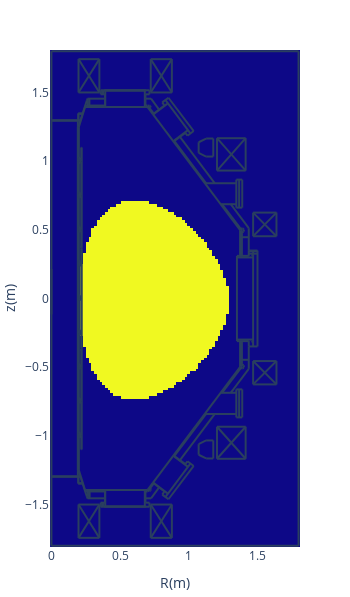

The cell this chart's notebook holds for it:
### Code cell
# domain
pl.d_heatmap(cond['domain'])

### Figure 1 — Plotly figure (JSON) as saved in the notebook; plotly's stock layout.template omitted (floating-point values rounded to 4 significant figures; data arrays with more than 128 entries replaced by an {"elided": "..."} marker saying what was removed)
{"data": [{"dx": 0.02, "dy": 0.02, "showscale": false, "type": "heatmap", "x0": 0, "y0": -1.8, "z": {"elided": "181x91 int values"}}], "layout": {"height": 597.3, "margin": {"autoexpand": false, "b": 50, "l": 50, "r": 50, "t": 50}, "shapes": [{"type": "line", "x0": 0.2652, "x1": 0.2652, "y0": -1.406, "y1": -1.455}, {"type": "line", "x0": 0.2766, "x1": 0.2766, "y0": -1.406, "y1": -1.455}, {"type": "line", "x0": 0.1927, "x1": 0.1927, "y0": -1.299, "y1": 1.299}, {"type": "line", "x0": 0.1927, "x1": 0.1927, "y0": -1.249, "y1": 1.249}, {"type": "line", "x0": 0.195, "x1": 0.195, "y0": -1.251, "y1": 1.249}, {"type": "line", "x0": 0.1995, "x1": 0.1995, "y0": -1.249, "y1": 1.249}, {"type": "line", "x0": 1.376, "x1": 0.7005, "y0": 0.4965, "y1": 1.394}, {"type": "line", "x0": 0.2199, "x1": 0.2199, "y0": 0.3695, "y1": 1.099}, {"type": "line", "x0": 0.2176, "x1": 0.2176, "y0": 0.3695, "y1": 1.099}, {"type": "line", "x0": 1.376, "x1": 0.7005, "y0": -0.4965, "y1": -1.394}, {"type": "line", "x0": 0.2176, "x1": 0.2176, "y0": -0.3695, "y1": -1.099}, {"type": "line", "x0": 0.2199, "x1": 0.2199, "y0": -0.3695, "y1": -1.099}, {"type": "line", "x0": 0.1995, "x1": 0.2448, "y0": -1.249, "y1": -1.394}, {"type": "line", "x0": 0.1972, "x1": 0.1972, "y0": -1.299, "y1": -1.344}, {"type": "line", "x0": 0.195, "x1": 0.195, "y0": -1.299, "y1": -1.349}, {"type": "line", "x0": 0.195, "x1": 0.229, "y0": -1.349, "y1": -1.349}, {"type": "line", "x0": 0.195, "x1": 0.2267, "y0": -1.344, "y1": -1.344}, {"type": "line", "x0": 0.1995, "x1": 0.1995, "y0": -0.9975, "y1": -0.9748}, {"type": "line", "x0": 0.2086, "x1": 0.2086, "y0": -1.009, "y1": -0.9907}, {"type": "line", "x0": 0.2086, "x1": 0.2086, "y0": -1.009, "y1": -0.9929}, {"type": "line", "x0": 0.2063, "x1": 0.2063, "y0": -1.011, "y1": -0.9748}, {"type": "line", "x0": 0, "x1": 0.2108, "y0": -1.294, "y1": -1.294}, {"type": "line", "x0": 0, "x1": 0.2131, "y0": -1.299, "y1": -1.299}, {"type": "line", "x0": 0.1995, "x1": 0.1995, "y0": -1.011, "y1": -1.002}, {"type": "line", "x0": 0.2063, "x1": 0.2086, "y0": -1.007, "y1": -1.007}, {"type": "line", "x0": 0.2086, "x1": 0.2086, "y0": -1.004, "y1": -1.004}, {"type": "line", "x0": 0.2086, "x1": 0.2176, "y0": -1.009, "y1": -1.009}, {"type": "line", "x0": 0.1995, "x1": 0.2063, "y0": -1.011, "y1": -1.011}, {"type": "line", "x0": 0.2199, "x1": 0.2176, "y0": -1.099, "y1": -1.099}, {"type": "line", "x0": 0.2063, "x1": 0.2086, "y0": -0.9929, "y1": -0.9929}, {"type": "line", "x0": 0.2086, "x1": 0.2086, "y0": -0.9975, "y1": -0.9975}, {"type": "line", "x0": 0.2086, "x1": 0.2176, "y0": -0.9929, "y1": -0.9929}, {"type": "line", "x0": 0.2086, "x1": 0.2176, "y0": -0.9907, "y1": -0.9907}, {"type": "line", "x0": 0.1995, "x1": 0.2063, "y0": -0.9748, "y1": -0.9748}, {"type": "line", "x0": 0.2086, "x1": 0.2176, "y0": -0.7594, "y1": -0.7594}, {"type": "line", "x0": 0.1995, "x1": 0.2063, "y0": -0.7617, "y1": -0.7617}, {"type": "line", "x0": 0.2086, "x1": 0.2086, "y0": -0.7594, "y1": -0.7413}, {"type": "line", "x0": 0.2086, "x1": 0.2086, "y0": -0.7594, "y1": -0.739}, {"type": "line", "x0": 0.1995, "x1": 0.1995, "y0": -0.7617, "y1": -0.7526}, {"type": "line", "x0": 0.2063, "x1": 0.2063, "y0": -0.7617, "y1": -0.7254}, {"type": "line", "x0": 0.1995, "x1": 0.2063, "y0": -0.7254, "y1": -0.7254}, {"type": "line", "x0": 0.2086, "x1": 0.2176, "y0": -0.739, "y1": -0.739}, {"type": "line", "x0": 0.2086, "x1": 0.2176, "y0": -0.7413, "y1": -0.7413}, {"type": "line", "x0": 0.2086, "x1": 0.2086, "y0": -0.7526, "y1": -0.7526}, {"type": "line", "x0": 0.2063, "x1": 0.2086, "y0": -0.7572, "y1": -0.7572}, {"type": "line", "x0": 0.2086, "x1": 0.2086, "y0": -0.7458, "y1": -0.7458}, {"type": "line", "x0": 0.2063, "x1": 0.2086, "y0": -0.7436, "y1": -0.7436}, {"type": "line", "x0": 0.1995, "x1": 0.1995, "y0": -0.7481, "y1": -0.7254}, {"type": "line", "x0": 0.3582, "x1": 0.7141, "y0": -1.517, "y1": -1.517}, {"type": "line", "x0": 0.3854, "x1": 0.6869, "y0": -1.514, "y1": -1.514}, {"type": "line", "x0": 0.3854, "x1": 0.6869, "y0": -1.514, "y1": -1.514}, {"type": "line", "x0": 0.2426, "x1": 0.7096, "y0": -1.394, "y1": -1.394}, {"type": "line", "x0": 0.3922, "x1": 0.3922, "y0": -1.514, "y1": -1.394}, {"type": "line", "x0": 0.3582, "x1": 0.3582, "y0": -1.517, "y1": -1.487}, {"type": "line", "x0": 0.3786, "x1": 0.3786, "y0": -1.517, "y1": -1.487}, {"type": "line", "x0": 0.3695, "x1": 0.3695, "y0": -1.517, "y1": -1.487}, {"type": "line", "x0": 0.3831, "x1": 0.3831, "y0": -1.517, "y1": -1.512}, {"type": "line", "x0": 0.3831, "x1": 0.3854, "y0": -1.512, "y1": -1.514}, {"type": "line", "x0": 0.3854, "x1": 0.3854, "y0": -1.514, "y1": -1.514}, {"type": "line", "x0": 0.3899, "x1": 0.263, "y0": -1.455, "y1": -1.455}, {"type": "line", "x0": 0.3582, "x1": 0.3899, "y0": -1.487, "y1": -1.487}, {"type": "line", "x0": 0.2471, "x1": 0.3899, "y0": -1.406, "y1": -1.406}, {"type": "line", "x0": 0.2766, "x1": 0.2766, "y0": -1.455, "y1": -1.406}, {"type": "line", "x0": 0.2652, "x1": 0.2652, "y0": -1.455, "y1": -1.406}, {"type": "line", "x0": 0.2584, "x1": 0.263, "y0": -1.444, "y1": -1.455}, {"type": "line", "x0": 0.2426, "x1": 0.2448, "y0": -1.394, "y1": -1.392}, {"type": "line", "x0": 0.3899, "x1": 0.3899, "y0": -1.487, "y1": -1.394}, {"type": "line", "x0": 0.6801, "x1": 0.6801, "y0": -1.514, "y1": -1.394}, {"type": "line", "x0": 0.7141, "x1": 0.7141, "y0": -1.517, "y1": -1.487}, {"type": "line", "x0": 0.6914, "x1": 0.6914, "y0": -1.517, "y1": -1.512}, {"type": "line", "x0": 0.6914, "x1": 0.6869, "y0": -1.512, "y1": -1.514}, {"type": "line", "x0": 0.6869, "x1": 0.6869, "y0": -1.514, "y1": -1.514}, {"type": "line", "x0": 0.6846, "x1": 0.6846, "y0": -1.487, "y1": -1.394}, {"type": "line", "x0": 0.6846, "x1": 0.7141, "y0": -1.487, "y1": -1.487}, {"type": "line", "x0": 0.7254, "x1": 0.6846, "y0": -1.455, "y1": -1.455}, {"type": "line", "x0": 0.7118, "x1": 0.705, "y0": -1.392, "y1": -1.387}, {"type": "line", "x0": 0.7055, "x1": 0.715, "y0": -1.4, "y1": -1.402}, {"type": "line", "x0": 0.715, "x1": 0.7223, "y0": -1.402, "y1": -1.397}, {"type": "line", "x0": 0.7223, "x1": 0.7248, "y0": -1.397, "y1": -1.389}, {"type": "line", "x0": 0.7248, "x1": 0.7198, "y0": -1.389, "y1": -1.381}, {"type": "line", "x0": 0.6846, "x1": 0.7005, "y0": -1.406, "y1": -1.406}, {"type": "line", "x0": 0.2199, "x1": 0.2199, "y0": -0.3627, "y1": 0.3627}, {"type": "line", "x0": 0.2176, "x1": 0.2176, "y0": -0.3627, "y1": 0.3627}, {"type": "line", "x0": 0.1995, "x1": 0.1995, "y0": -0.4965, "y1": -0.4761}, {"type": "line", "x0": 0.2063, "x1": 0.2063, "y0": -0.5123, "y1": -0.4761}, {"type": "line", "x0": 0.1995, "x1": 0.1995, "y0": -0.5123, "y1": -0.5033}, {"type": "line", "x0": 0.2086, "x1": 0.2086, "y0": -0.5101, "y1": -0.4897}, {"type": "line", "x0": 0.2086, "x1": 0.2086, "y0": -0.5101, "y1": -0.4919}, {"type": "line", "x0": 0.2086, "x1": 0.2176, "y0": -0.5101, "y1": -0.5101}, {"type": "line", "x0": 0.2063, "x1": 0.2086, "y0": -0.4942, "y1": -0.4942}, {"type": "line", "x0": 0.2086, "x1": 0.2086, "y0": -0.4965, "y1": -0.4965}, {"type": "line", "x0": 0.2063, "x1": 0.2086, "y0": -0.5055, "y1": -0.5055}, {"type": "line", "x0": 0.2086, "x1": 0.2086, "y0": -0.5033, "y1": -0.5033}, {"type": "line", "x0": 0.2086, "x1": 0.2176, "y0": -0.4919, "y1": -0.4919}, {"type": "line", "x0": 0.2086, "x1": 0.2176, "y0": -0.4897, "y1": -0.4897}, {"type": "line", "x0": 0.1995, "x1": 0.2063, "y0": -0.5123, "y1": -0.5123}, {"type": "line", "x0": 0.1995, "x1": 0.2063, "y0": -0.4761, "y1": -0.4761}, {"type": "line", "x0": 0.2154, "x1": 0.2176, "y0": -0.365, "y1": -0.3627}, {"type": "line", "x0": 0.2206, "x1": 0.2218, "y0": -0.3642, "y1": -0.3614}, {"type": "line", "x0": 0.2199, "x1": 0.2176, "y0": -0.3695, "y1": -0.3695}, {"type": "line", "x0": 0.2176, "x1": 0.2154, "y0": -0.3786, "y1": -0.3786}, {"type": "line", "x0": 0.2154, "x1": 0.2154, "y0": -0.3786, "y1": -0.3695}, {"type": "line", "x0": 0.2176, "x1": 0.2176, "y0": -0.3786, "y1": -0.3695}, {"type": "line", "x0": 0.2169, "x1": 0.2157, "y0": -0.365, "y1": -0.3678}, {"type": "line", "x0": 0.2183, "x1": 0.2177, "y0": -0.3664, "y1": -0.3678}, {"type": "line", "x0": 0.2176, "x1": 0.2199, "y0": -0.3673, "y1": -0.365}, {"type": "line", "x0": 0.2192, "x1": 0.2197, "y0": -0.3628, "y1": -0.3614}, {"type": "line", "x0": 0.1995, "x1": 0.1995, "y0": -0.263, "y1": -0.2516}, {"type": "line", "x0": 0.2063, "x1": 0.2063, "y0": -0.263, "y1": -0.2267}, {"type": "line", "x0": 0.2086, "x1": 0.2086, "y0": -0.2607, "y1": -0.2426}, {"type": "line", "x0": 0.2086, "x1": 0.2086, "y0": -0.2607, "y1": -0.2403}, {"type": "line", "x0": 0.2086, "x1": 0.2176, "y0": -0.2607, "y1": -0.2607}, {"type": "line", "x0": 0.2086, "x1": 0.2086, "y0": -0.2539, "y1": -0.2539}, {"type": "line", "x0": 0.2063, "x1": 0.2086, "y0": -0.2562, "y1": -0.2562}, {"type": "line", "x0": 0.1995, "x1": 0.2063, "y0": -0.263, "y1": -0.263}, {"type": "line", "x0": 0.1995, "x1": 0.1995, "y0": -0.2471, "y1": -0.2267}, {"type": "line", "x0": 0.2086, "x1": 0.2176, "y0": -0.2403, "y1": -0.2403}, {"type": "line", "x0": 0.2086, "x1": 0.2176, "y0": -0.2426, "y1": -0.2426}, {"type": "line", "x0": 0.2086, "x1": 0.2086, "y0": -0.2471, "y1": -0.2471}, {"type": "line", "x0": 0.2063, "x1": 0.2086, "y0": -0.2426, "y1": -0.2426}, {"type": "line", "x0": 0.1995, "x1": 0.2063, "y0": -0.2267, "y1": -0.2267}, {"type": "line", "x0": 0.1995, "x1": 0.2063, "y0": -0.01133, "y1": -0.01133}, {"type": "line", "x0": 0.1995, "x1": 0.2063, "y0": 0.02494, "y1": 0.02494}, {"type": "line", "x0": 0.1995, "x1": 0.1995, "y0": -0.01133, "y1": -0.002267}, {"type": "line", "x0": 0.1995, "x1": 0.1995, "y0": 0.002267, "y1": 0.02494}, {"type": "line", "x0": 0.2063, "x1": 0.2063, "y0": -0.01133, "y1": 0.02494}, {"type": "line", "x0": 0.2086, "x1": 0.2086, "y0": -0.009068, "y1": 0.006801}, {"type": "line", "x0": 0.2086, "x1": 0.2086, "y0": -0.009068, "y1": 0.009068}, {"type": "line", "x0": 0.2086, "x1": 0.2176, "y0": -0.009068, "y1": -0.009068}, {"type": "line", "x0": 0.2086, "x1": 0.2086, "y0": -0.004534, "y1": -0.004534}, {"type": "line", "x0": 0.2063, "x1": 0.2086, "y0": -0.006801, "y1": -0.006801}, {"type": "line", "x0": 0.2086, "x1": 0.2176, "y0": 0.009068, "y1": 0.009068}, {"type": "line", "x0": 0.2086, "x1": 0.2176, "y0": 0.006801, "y1": 0.006801}, {"type": "line", "x0": 0.2086, "x1": 0.2086, "y0": 0.002267, "y1": 0.002267}, {"type": "line", "x0": 0.2063, "x1": 0.2086, "y0": 0.006801, "y1": 0.006801}, {"type": "line", "x0": 0.2176, "x1": 0.2176, "y0": 0.3786, "y1": 0.3695}, {"type": "line", "x0": 0.2154, "x1": 0.2154, "y0": 0.3786, "y1": 0.3695}, {"type": "line", "x0": 0.1995, "x1": 0.1995, "y0": 0.2516, "y1": 0.2743}, {"type": "line", "x0": 0.2063, "x1": 0.2063, "y0": 0.238, "y1": 0.2743}, {"type": "line", "x0": 0.2086, "x1": 0.2086, "y0": 0.2403, "y1": 0.2607}, {"type": "line", "x0": 0.1995, "x1": 0.2063, "y0": 0.238, "y1": 0.238}, {"type": "line", "x0": 0.1995, "x1": 0.1995, "y0": 0.238, "y1": 0.2471}, {"type": "line", "x0": 0.2063, "x1": 0.2086, "y0": 0.2562, "y1": 0.2562}, {"type": "line", "x0": 0.2086, "x1": 0.2086, "y0": 0.2539, "y1": 0.2539}, {"type": "line", "x0": 0.2086, "x1": 0.2176, "y0": 0.2584, "y1": 0.2584}, {"type": "line", "x0": 0.2063, "x1": 0.2086, "y0": 0.2426, "y1": 0.2426}, {"type": "line", "x0": 0.2086, "x1": 0.2086, "y0": 0.2471, "y1": 0.2471}, {"type": "line", "x0": 0.2086, "x1": 0.2176, "y0": 0.2403, "y1": 0.2403}, {"type": "line", "x0": 0.2086, "x1": 0.2086, "y0": 0.2403, "y1": 0.2584}, {"type": "line", "x0": 0.2086, "x1": 0.2176, "y0": 0.2607, "y1": 0.2607}, {"type": "line", "x0": 0.1995, "x1": 0.2063, "y0": 0.2743, "y1": 0.2743}, {"type": "line", "x0": 0.2177, "x1": 0.2183, "y0": 0.3696, "y1": 0.3682}, {"type": "line", "x0": 0.2157, "x1": 0.2169, "y0": 0.3696, "y1": 0.3668}, {"type": "line", "x0": 0.2176, "x1": 0.2199, "y0": 0.3673, "y1": 0.365}, {"type": "line", "x0": 0.2218, "x1": 0.2206, "y0": 0.3632, "y1": 0.366}, {"type": "line", "x0": 0.2154, "x1": 0.2176, "y0": 0.365, "y1": 0.3627}, {"type": "line", "x0": 0.2197, "x1": 0.2192, "y0": 0.3632, "y1": 0.3646}, {"type": "line", "x0": 0.2199, "x1": 0.2176, "y0": 0.3695, "y1": 0.3695}, {"type": "line", "x0": 0.2176, "x1": 0.2154, "y0": 0.3786, "y1": 0.3786}, {"type": "line", "x0": 0.1995, "x1": 0.1995, "y0": 0.5033, "y1": 0.5237}, {"type": "line", "x0": 0.1995, "x1": 0.1995, "y0": 0.4874, "y1": 0.4965}, {"type": "line", "x0": 0.2063, "x1": 0.2063, "y0": 0.4874, "y1": 0.5237}, {"type": "line", "x0": 0.2086, "x1": 0.2086, "y0": 0.4897, "y1": 0.5078}, {"type": "line", "x0": 0.2086, "x1": 0.2086, "y0": 0.4897, "y1": 0.5101}, {"type": "line", "x0": 0.2086, "x1": 0.2176, "y0": 0.4897, "y1": 0.4897}, {"type": "line", "x0": 0.2086, "x1": 0.2086, "y0": 0.4965, "y1": 0.4965}, {"type": "line", "x0": 0.2063, "x1": 0.2086, "y0": 0.4942, "y1": 0.4942}, {"type": "line", "x0": 0.2086, "x1": 0.2176, "y0": 0.5101, "y1": 0.5101}, {"type": "line", "x0": 0.2086, "x1": 0.2176, "y0": 0.5078, "y1": 0.5078}, {"type": "line", "x0": 0.2086, "x1": 0.2086, "y0": 0.5033, "y1": 0.5033}, {"type": "line", "x0": 0.2063, "x1": 0.2086, "y0": 0.5055, "y1": 0.5055}, {"type": "line", "x0": 0.1995, "x1": 0.2063, "y0": 0.4874, "y1": 0.4874}, {"type": "line", "x0": 0.1995, "x1": 0.2063, "y0": 0.5237, "y1": 0.5237}, {"type": "line", "x0": 1.501, "x1": 1.501, "y0": 0.3491, "y1": -0.3491}, {"type": "line", "x0": 1.351, "x1": 1.351, "y0": 0.3106, "y1": -0.3106}, {"type": "line", "x0": 1.469, "x1": 1.469, "y0": 0.3491, "y1": -0.3491}, {"type": "line", "x0": 1.387, "x1": 1.387, "y0": -0.3106, "y1": -0.4965}, {"type": "line", "x0": 1.374, "x1": 1.374, "y0": -0.3106, "y1": -0.4965}, {"type": "line", "x0": 1.462, "x1": 1.462, "y0": -0.3196, "y1": -0.3106}, {"type": "line", "x0": 1.437, "x1": 1.437, "y0": -0.3106, "y1": -0.3491}, {"type": "line", "x0": 1.437, "x1": 1.501, "y0": -0.3491, "y1": -0.3491}, {"type": "line", "x0": 1.437, "x1": 1.437, "y0": -0.3491, "y1": -0.5123}, {"type": "line", "x0": 1.379, "x1": 1.392, "y0": -0.5069, "y1": -0.5093}, {"type": "line", "x0": 1.392, "x1": 1.402, "y0": -0.5093, "y1": -0.4997}, {"type": "line", "x0": 1.402, "x1": 1.4, "y0": -0.4997, "y1": -0.4862}, {"type": "line", "x0": 1.4, "x1": 1.388, "y0": -0.4862, "y1": -0.48}, {"type": "line", "x0": 1.374, "x1": 1.374, "y0": -0.4965, "y1": -0.4987}, {"type": "line", "x0": 1.383, "x1": 1.378, "y0": -0.501, "y1": -0.4965}, {"type": "line", "x0": 1.387, "x1": 1.437, "y0": -0.4466, "y1": -0.4466}, {"type": "line", "x0": 1.462, "x1": 1.469, "y0": -0.3196, "y1": -0.3196}, {"type": "line", "x0": 1.351, "x1": 1.469, "y0": -0.2992, "y1": -0.2992}, {"type": "line", "x0": 1.351, "x1": 1.437, "y0": -0.3106, "y1": -0.3106}, {"type": "line", "x0": 1.462, "x1": 1.469, "y0": -0.3106, "y1": -0.3106}, {"type": "line", "x0": 1.437, "x1": 1.437, "y0": 0.5123, "y1": 0.3514}, {"type": "line", "x0": 1.387, "x1": 1.387, "y0": 0.4965, "y1": 0.3106}, {"type": "line", "x0": 1.374, "x1": 1.374, "y0": 0.4965, "y1": 0.3106}, {"type": "line", "x0": 1.437, "x1": 1.501, "y0": 0.3491, "y1": 0.3491}, {"type": "line", "x0": 1.501, "x1": 1.437, "y0": 0.3264, "y1": 0.3264}, {"type": "line", "x0": 1.501, "x1": 1.437, "y0": 0.3446, "y1": 0.3446}, {"type": "line", "x0": 1.351, "x1": 1.469, "y0": 0.2992, "y1": 0.2992}, {"type": "line", "x0": 1.351, "x1": 1.437, "y0": 0.3106, "y1": 0.3106}, {"type": "line", "x0": 1.462, "x1": 1.462, "y0": 0.3196, "y1": 0.3106}, {"type": "line", "x0": 1.437, "x1": 1.437, "y0": 0.3514, "y1": 0.3106}, {"type": "line", "x0": 1.462, "x1": 1.469, "y0": 0.3106, "y1": 0.3106}, {"type": "line", "x0": 1.462, "x1": 1.469, "y0": 0.3196, "y1": 0.3196}, {"type": "line", "x0": 1.388, "x1": 1.4, "y0": 0.4818, "y1": 0.488}, {"type": "line", "x0": 1.4, "x1": 1.402, "y0": 0.488, "y1": 0.5015}, {"type": "line", "x0": 1.402, "x1": 1.392, "y0": 0.5015, "y1": 0.5111}, {"type": "line", "x0": 1.392, "x1": 1.379, "y0": 0.5111, "y1": 0.5088}, {"type": "line", "x0": 1.387, "x1": 1.437, "y0": 0.4466, "y1": 0.4466}, {"type": "line", "x0": 1.374, "x1": 1.374, "y0": 0.4965, "y1": 0.4987}, {"type": "line", "x0": 1.383, "x1": 1.378, "y0": 0.501, "y1": 0.4965}, {"type": "line", "x0": 0.1995, "x1": 0.2448, "y0": 1.249, "y1": 1.394}, {"type": "line", "x0": 0.1995, "x1": 0.1995, "y0": 0.7526, "y1": 0.773}, {"type": "line", "x0": 0.2063, "x1": 0.2063, "y0": 0.7368, "y1": 0.773}, {"type": "line", "x0": 0.1995, "x1": 0.1995, "y0": 0.7368, "y1": 0.7481}, {"type": "line", "x0": 0.2063, "x1": 0.2086, "y0": 0.7572, "y1": 0.7572}, {"type": "line", "x0": 0.2086, "x1": 0.2086, "y0": 0.7526, "y1": 0.7526}, {"type": "line", "x0": 0.2063, "x1": 0.2086, "y0": 0.7436, "y1": 0.7436}, {"type": "line", "x0": 0.2086, "x1": 0.2086, "y0": 0.7458, "y1": 0.7458}, {"type": "line", "x0": 0.2086, "x1": 0.2086, "y0": 0.739, "y1": 0.7594}, {"type": "line", "x0": 0.2086, "x1": 0.2086, "y0": 0.739, "y1": 0.7572}, {"type": "line", "x0": 0.2086, "x1": 0.2176, "y0": 0.739, "y1": 0.739}, {"type": "line", "x0": 0.2086, "x1": 0.2176, "y0": 0.7572, "y1": 0.7572}, {"type": "line", "x0": 0.2086, "x1": 0.2176, "y0": 0.7594, "y1": 0.7594}, {"type": "line", "x0": 0.1995, "x1": 0.2063, "y0": 0.7368, "y1": 0.7368}, {"type": "line", "x0": 0.1995, "x1": 0.2063, "y0": 0.773, "y1": 0.773}, {"type": "line", "x0": 0.2086, "x1": 0.2086, "y0": 0.9907, "y1": 1.009}, {"type": "line", "x0": 0.2086, "x1": 0.2086, "y0": 0.9907, "y1": 1.007}, {"type": "line", "x0": 0.2086, "x1": 0.2176, "y0": 0.9907, "y1": 0.9907}, {"type": "line", "x0": 0.2086, "x1": 0.2176, "y0": 1.007, "y1": 1.007}, {"type": "line", "x0": 0.2086, "x1": 0.2176, "y0": 1.009, "y1": 1.009}, {"type": "line", "x0": 0.2063, "x1": 0.2063, "y0": 0.9884, "y1": 1.025}, {"type": "line", "x0": 0.2086, "x1": 0.2086, "y0": 1.009, "y1": 1.025}, {"type": "line", "x0": 0.1995, "x1": 0.1995, "y0": 1.002, "y1": 1.025}, {"type": "line", "x0": 0.1995, "x1": 0.1995, "y0": 1.002, "y1": 1.025}, {"type": "line", "x0": 0.1995, "x1": 0.1995, "y0": 0.9884, "y1": 0.9975}, {"type": "line", "x0": 0.2086, "x1": 0.2086, "y0": 1.009, "y1": 1.025}, {"type": "line", "x0": 0.2063, "x1": 0.2063, "y0": 0.9884, "y1": 1.025}, {"type": "line", "x0": 0.2086, "x1": 0.2176, "y0": 1.009, "y1": 1.009}, {"type": "line", "x0": 0.2086, "x1": 0.2176, "y0": 1.007, "y1": 1.007}, {"type": "line", "x0": 0.2086, "x1": 0.2176, "y0": 0.9907, "y1": 0.9907}, {"type": "line", "x0": 0.2086, "x1": 0.2086, "y0": 0.9907, "y1": 1.007}, {"type": "line", "x0": 0.2086, "x1": 0.2086, "y0": 0.9907, "y1": 1.009}, {"type": "line", "x0": 0.2086, "x1": 0.2086, "y0": 0.9952, "y1": 0.9952}, {"type": "line", "x0": 0.2086, "x1": 0.2086, "y0": 0.9884, "y1": 0.9907}, {"type": "line", "x0": 0.2063, "x1": 0.2086, "y0": 0.9929, "y1": 0.9929}, {"type": "line", "x0": 0.2086, "x1": 0.2086, "y0": 1.002, "y1": 1.002}, {"type": "line", "x0": 0.2063, "x1": 0.2086, "y0": 1.007, "y1": 1.007}, {"type": "line", "x0": 0.1995, "x1": 0.2086, "y0": 0.9884, "y1": 0.9884}, {"type": "line", "x0": 0.1995, "x1": 0.2086, "y0": 1.025, "y1": 1.025}, {"type": "line", "x0": 0.1995, "x1": 0.2086, "y0": 1.025, "y1": 1.025}, {"type": "line", "x0": 0.2063, "x1": 0.2086, "y0": 1.007, "y1": 1.007}, {"type": "line", "x0": 0.2086, "x1": 0.2086, "y0": 1.002, "y1": 1.002}, {"type": "line", "x0": 0.2063, "x1": 0.2086, "y0": 0.9929, "y1": 0.9929}, {"type": "line", "x0": 0.2086, "x1": 0.2086, "y0": 0.9884, "y1": 0.9907}, {"type": "line", "x0": 0.2086, "x1": 0.2086, "y0": 0.9952, "y1": 0.9952}, {"type": "line", "x0": 0.1995, "x1": 0.1995, "y0": 0.9884, "y1": 0.9975}, {"type": "line", "x0": 0.1995, "x1": 0.2086, "y0": 0.9884, "y1": 0.9884}, {"type": "line", "x0": 0.2199, "x1": 0.2176, "y0": 1.099, "y1": 1.099}, {"type": "line", "x0": 0, "x1": 0.2131, "y0": 1.299, "y1": 1.299}, {"type": "line", "x0": 0, "x1": 0.2108, "y0": 1.294, "y1": 1.294}, {"type": "line", "x0": 0.195, "x1": 0.2267, "y0": 1.344, "y1": 1.344}, {"type": "line", "x0": 0.195, "x1": 0.229, "y0": 1.349, "y1": 1.349}, {"type": "line", "x0": 0.195, "x1": 0.195, "y0": 1.299, "y1": 1.349}, {"type": "line", "x0": 0.1972, "x1": 0.1972, "y0": 1.299, "y1": 1.344}, {"type": "line", "x0": 0.2426, "x1": 0.2448, "y0": 1.394, "y1": 1.392}, {"type": "line", "x0": 0.7096, "x1": 0.7028, "y0": 1.394, "y1": 1.39}, {"type": "line", "x0": 0.718, "x1": 0.723, "y0": 1.385, "y1": 1.393}, {"type": "line", "x0": 0.723, "x1": 0.7205, "y0": 1.393, "y1": 1.402}, {"type": "line", "x0": 0.7205, "x1": 0.7132, "y0": 1.402, "y1": 1.407}, {"type": "line", "x0": 0.7132, "x1": 0.7037, "y0": 1.407, "y1": 1.404}, {"type": "line", "x0": 0.2426, "x1": 0.7096, "y0": 1.394, "y1": 1.394}, {"type": "line", "x0": 0.3854, "x1": 0.6869, "y0": 1.514, "y1": 1.514}, {"type": "line", "x0": 0.3854, "x1": 0.6869, "y0": 1.514, "y1": 1.514}, {"type": "line", "x0": 0.3582, "x1": 0.7141, "y0": 1.517, "y1": 1.517}, {"type": "line", "x0": 0.3899, "x1": 0.263, "y0": 1.455, "y1": 1.455}, {"type": "line", "x0": 0.2471, "x1": 0.3899, "y0": 1.406, "y1": 1.406}, {"type": "line", "x0": 0.3582, "x1": 0.3899, "y0": 1.487, "y1": 1.487}, {"type": "line", "x0": 0.2584, "x1": 0.263, "y0": 1.444, "y1": 1.455}, {"type": "line", "x0": 0.2652, "x1": 0.2652, "y0": 1.455, "y1": 1.406}, {"type": "line", "x0": 0.2766, "x1": 0.2766, "y0": 1.455, "y1": 1.406}, {"type": "line", "x0": 0.3582, "x1": 0.3582, "y0": 1.517, "y1": 1.487}, {"type": "line", "x0": 0.3899, "x1": 0.3899, "y0": 1.487, "y1": 1.394}, {"type": "line", "x0": 0.3922, "x1": 0.3922, "y0": 1.514, "y1": 1.394}, {"type": "line", "x0": 0.3854, "x1": 0.3854, "y0": 1.514, "y1": 1.514}, {"type": "line", "x0": 0.3831, "x1": 0.3854, "y0": 1.512, "y1": 1.514}, {"type": "line", "x0": 0.3831, "x1": 0.3831, "y0": 1.517, "y1": 1.512}, {"type": "line", "x0": 0.3695, "x1": 0.3695, "y0": 1.517, "y1": 1.487}, {"type": "line", "x0": 0.3786, "x1": 0.3786, "y0": 1.517, "y1": 1.487}, {"type": "line", "x0": 0.6846, "x1": 0.6846, "y0": 1.487, "y1": 1.394}, {"type": "line", "x0": 0.6801, "x1": 0.6801, "y0": 1.514, "y1": 1.394}, {"type": "line", "x0": 0.6846, "x1": 0.7005, "y0": 1.406, "y1": 1.406}, {"type": "line", "x0": 0.6846, "x1": 0.7141, "y0": 1.487, "y1": 1.487}, {"type": "line", "x0": 0.6869, "x1": 0.6869, "y0": 1.514, "y1": 1.514}, {"type": "line", "x0": 0.6914, "x1": 0.6869, "y0": 1.512, "y1": 1.514}, {"type": "line", "x0": 0.6914, "x1": 0.6914, "y0": 1.517, "y1": 1.512}, {"type": "line", "x0": 0.7141, "x1": 0.7141, "y0": 1.517, "y1": 1.487}, {"type": "line", "x0": 0.7254, "x1": 0.6846, "y0": 1.455, "y1": 1.455}, {"type": "line", "x0": 0.7844, "x1": 0.7254, "y0": 1.376, "y1": 1.455}, {"type": "line", "x0": 0.7458, "x1": 0.7005, "y0": 1.347, "y1": 1.406}, {"type": "line", "x0": 0, "x1": 0, "y0": 0.2154, "y1": -0.1156}, {"type": "line", "x0": 0.7844, "x1": 0.7254, "y0": -1.376, "y1": -1.455}, {"type": "line", "x0": 0.7458, "x1": 0.7005, "y0": -1.347, "y1": -1.406}, {"type": "line", "x0": 1.437, "x1": 1.306, "y0": 0.5123, "y1": 0.6869}, {"type": "line", "x0": 1.387, "x1": 1.242, "y0": 0.4965, "y1": 0.6869}, {"type": "line", "x0": 1.347, "x1": 1.118, "y0": 0.8388, "y1": 0.8388}, {"type": "line", "x0": 1.347, "x1": 1.347, "y0": 0.866, "y1": 0.662}, {"type": "line", "x0": 1.367, "x1": 1.367, "y0": 0.866, "y1": 0.662}, {"type": "line", "x0": 1.39, "x1": 1.39, "y0": 0.866, "y1": 0.662}, {"type": "line", "x0": 1.39, "x1": 1.347, "y0": 0.866, "y1": 0.866}, {"type": "line", "x0": 1.39, "x1": 1.347, "y0": 0.662, "y1": 0.662}, {"type": "line", "x0": 1.347, "x1": 1.233, "y0": 0.6869, "y1": 0.6869}, {"type": "line", "x0": 1.347, "x1": 1.118, "y0": -0.8411, "y1": -0.8411}, {"type": "line", "x0": 1.347, "x1": 1.347, "y0": -0.866, "y1": -0.662}, {"type": "line", "x0": 1.367, "x1": 1.367, "y0": -0.866, "y1": -0.662}, {"type": "line", "x0": 1.39, "x1": 1.39, "y0": -0.866, "y1": -0.662}, {"type": "line", "x0": 1.39, "x1": 1.347, "y0": -0.866, "y1": -0.866}, {"type": "line", "x0": 1.39, "x1": 1.347, "y0": -0.662, "y1": -0.662}, {"type": "line", "x0": 1.347, "x1": 1.233, "y0": -0.6869, "y1": -0.6869}, {"type": "line", "x0": 1.437, "x1": 1.306, "y0": -0.5123, "y1": -0.6869}, {"type": "line", "x0": 1.387, "x1": 1.242, "y0": -0.4965, "y1": -0.6869}, {"type": "line", "x0": 0.195, "x1": 0.2584, "y0": -1.251, "y1": -1.444}, {"type": "line", "x0": 0.195, "x1": 0.2584, "y0": 1.249, "y1": 1.444}, {"type": "line", "x0": 0.8524, "x1": 0.8071, "y0": 1.462, "y1": 1.428}, {"type": "line", "x0": 0.8071, "x1": 0.8229, "y0": 1.428, "y1": 1.406}, {"type": "line", "x0": 0.8229, "x1": 0.739, "y0": 1.406, "y1": 1.342}, {"type": "line", "x0": 0.8479, "x1": 0.7413, "y0": 1.421, "y1": 1.34}, {"type": "line", "x0": 0.8524, "x1": 1.036, "y0": 1.462, "y1": 1.22}, {"type": "line", "x0": 0.8297, "x1": 1.013, "y0": 1.446, "y1": 1.202}, {"type": "line", "x0": 0.9952, "x1": 0.8864, "y0": 1.226, "y1": 1.145}, {"type": "line", "x0": 1.036, "x1": 0.9907, "y0": 1.22, "y1": 1.186}, {"type": "line", "x0": 0.9748, "x1": 0.9907, "y0": 1.206, "y1": 1.186}, {"type": "line", "x0": 0.9748, "x1": 0.8887, "y0": 1.206, "y1": 1.143}, {"type": "line", "x0": 1.19, "x1": 0.9363, "y0": 0.8388, "y1": 1.177}, {"type": "line", "x0": 1.127, "x1": 0.8955, "y0": 0.8388, "y1": 1.147}, {"type": "line", "x0": 0.8524, "x1": 0.8071, "y0": -1.462, "y1": -1.428}, {"type": "line", "x0": 0.8071, "x1": 0.8229, "y0": -1.428, "y1": -1.406}, {"type": "line", "x0": 0.8229, "x1": 0.739, "y0": -1.406, "y1": -1.342}, {"type": "line", "x0": 0.8479, "x1": 0.7413, "y0": -1.421, "y1": -1.34}, {"type": "line", "x0": 0.8524, "x1": 1.036, "y0": -1.462, "y1": -1.22}, {"type": "line", "x0": 0.8297, "x1": 1.013, "y0": -1.446, "y1": -1.202}, {"type": "line", "x0": 0.9952, "x1": 0.8864, "y0": -1.226, "y1": -1.145}, {"type": "line", "x0": 1.036, "x1": 0.9907, "y0": -1.22, "y1": -1.186}, {"type": "line", "x0": 0.9748, "x1": 0.9907, "y0": -1.206, "y1": -1.186}, {"type": "line", "x0": 0.9748, "x1": 0.8887, "y0": -1.206, "y1": -1.143}, {"type": "line", "x0": 1.19, "x1": 0.9363, "y0": -0.8411, "y1": -1.177}, {"type": "line", "x0": 1.127, "x1": 0.8955, "y0": -0.8411, "y1": -1.147}, {"type": "line", "x0": 0.1972, "x1": 0.1972, "y0": -1.501, "y1": -1.743}, {"type": "line", "x0": 0.1972, "x1": 0.3491, "y0": -1.743, "y1": -1.743}, {"type": "line", "x0": 0.3491, "x1": 0.3491, "y0": -1.743, "y1": -1.501}, {"type": "line", "x0": 0.3491, "x1": 0.1972, "y0": -1.501, "y1": -1.501}, {"type": "line", "x0": 0.1972, "x1": 0.1972, "y0": 1.743, "y1": 1.501}, {"type": "line", "x0": 0.1972, "x1": 0.3491, "y0": 1.501, "y1": 1.501}, {"type": "line", "x0": 0.3491, "x1": 0.3491, "y0": 1.501, "y1": 1.743}, {"type": "line", "x0": 0.3491, "x1": 0.1972, "y0": 1.743, "y1": 1.743}, {"type": "line", "x0": 0.7232, "x1": 0.7232, "y0": 1.743, "y1": 1.501}, {"type": "line", "x0": 0.7232, "x1": 0.8773, "y0": 1.501, "y1": 1.501}, {"type": "line", "x0": 0.8773, "x1": 0.8773, "y0": 1.501, "y1": 1.743}, {"type": "line", "x0": 0.8773, "x1": 0.7232, "y0": 1.743, "y1": 1.743}, {"type": "line", "x0": 0.7232, "x1": 0.7232, "y0": -1.501, "y1": -1.743}, {"type": "line", "x0": 0.7232, "x1": 0.8773, "y0": -1.743, "y1": -1.743}, {"type": "line", "x0": 0.8773, "x1": 0.8773, "y0": -1.743, "y1": -1.501}, {"type": "line", "x0": 0.8773, "x1": 0.7232, "y0": -1.501, "y1": -1.501}, {"type": "line", "x0": 1.206, "x1": 1.206, "y0": -0.934, "y1": -1.168}, {"type": "line", "x0": 1.206, "x1": 1.415, "y0": -1.168, "y1": -1.168}, {"type": "line", "x0": 1.415, "x1": 1.415, "y0": -1.168, "y1": -0.934}, {"type": "line", "x0": 1.415, "x1": 1.206, "y0": -0.934, "y1": -0.934}, {"type": "line", "x0": 1.206, "x1": 1.206, "y0": 1.168, "y1": 0.9317}, {"type": "line", "x0": 1.206, "x1": 1.415, "y0": 0.9317, "y1": 0.9317}, {"type": "line", "x0": 1.415, "x1": 1.415, "y0": 0.9317, "y1": 1.168}, {"type": "line", "x0": 1.415, "x1": 1.206, "y0": 1.168, "y1": 1.168}, {"type": "line", "x0": 1.469, "x1": 1.469, "y0": 0.6257, "y1": 0.4534}, {"type": "line", "x0": 1.469, "x1": 1.639, "y0": 0.4534, "y1": 0.4534}, {"type": "line", "x0": 1.639, "x1": 1.639, "y0": 0.4534, "y1": 0.6257}, {"type": "line", "x0": 1.639, "x1": 1.469, "y0": 0.6257, "y1": 0.6257}, {"type": "line", "x0": 1.469, "x1": 1.469, "y0": -0.4557, "y1": -0.6257}, {"type": "line", "x0": 1.469, "x1": 1.639, "y0": -0.6257, "y1": -0.6257}, {"type": "line", "x0": 1.639, "x1": 1.639, "y0": -0.6257, "y1": -0.4557}, {"type": "line", "x0": 1.639, "x1": 1.469, "y0": -0.4557, "y1": -0.4557}, {"type": "line", "x0": 1.072, "x1": 1.127, "y0": 1.138, "y1": 1.165}, {"type": "line", "x0": 1.127, "x1": 1.179, "y0": 1.165, "y1": 1.165}, {"type": "line", "x0": 1.179, "x1": 1.179, "y0": 1.165, "y1": 1.034}, {"type": "line", "x0": 1.179, "x1": 1.127, "y0": 1.034, "y1": 1.034}, {"type": "line", "x0": 1.127, "x1": 1.072, "y0": 1.034, "y1": 1.061}, {"type": "line", "x0": 1.072, "x1": 1.072, "y0": 1.061, "y1": 1.138}, {"type": "line", "x0": 1.072, "x1": 1.072, "y0": -1.138, "y1": -1.061}, {"type": "line", "x0": 1.072, "x1": 1.127, "y0": -1.061, "y1": -1.034}, {"type": "line", "x0": 1.127, "x1": 1.179, "y0": -1.034, "y1": -1.034}, {"type": "line", "x0": 1.179, "x1": 1.179, "y0": -1.034, "y1": -1.165}, {"type": "line", "x0": 1.179, "x1": 1.127, "y0": -1.165, "y1": -1.165}, {"type": "line", "x0": 1.127, "x1": 1.072, "y0": -1.165, "y1": -1.138}, {"type": "line", "x0": 1.469, "x1": 1.639, "y0": 0.6257, "y1": 0.4534}, {"type": "line", "x0": 1.469, "x1": 1.639, "y0": 0.4534, "y1": 0.6257}, {"type": "line", "x0": 1.206, "x1": 1.415, "y0": 1.168, "y1": 0.9317}, {"type": "line", "x0": 1.206, "x1": 1.415, "y0": 0.9317, "y1": 1.168}, {"type": "line", "x0": 1.469, "x1": 1.639, "y0": -0.6257, "y1": -0.4557}, {"type": "line", "x0": 1.469, "x1": 1.639, "y0": -0.4557, "y1": -0.6257}, {"type": "line", "x0": 1.415, "x1": 1.206, "y0": -0.934, "y1": -1.168}, {"type": "line", "x0": 1.206, "x1": 1.415, "y0": -0.934, "y1": -1.168}, {"type": "line", "x0": 0.1972, "x1": 0.3491, "y0": -1.501, "y1": -1.743}, {"type": "line", "x0": 0.1972, "x1": 0.3491, "y0": -1.743, "y1": -1.501}, {"type": "line", "x0": 0.7232, "x1": 0.8773, "y0": -1.501, "y1": -1.743}, {"type": "line", "x0": 0.7232, "x1": 0.8773, "y0": -1.743, "y1": -1.501}, {"type": "line", "x0": 0.1972, "x1": 0.3491, "y0": 1.501, "y1": 1.743}, {"type": "line", "x0": 0.1972, "x1": 0.3491, "y0": 1.743, "y1": 1.501}, {"type": "line", "x0": 0.7232, "x1": 0.8773, "y0": 1.743, "y1": 1.501}, {"type": "line", "x0": 0.7232, "x1": 0.8773, "y0": 1.501, "y1": 1.743}, {"type": "line", "x0": 0, "x1": 1.8, "y0": 1.8, "y1": 1.8}, {"type": "line", "x0": 0, "x1": 1.8, "y0": -1.8, "y1": -1.8}, {"type": "line", "x0": 1.8, "x1": 1.8, "y0": -1.8, "y1": 1.8}, {"type": "line", "x0": 0, "x1": 0, "y0": 1.8, "y1": -1.8}], "width": 350, "xaxis": {"title": {"text": "R(m)"}}, "yaxis": {"scaleanchor": "x", "title": {"text": "z(m)"}}}}
